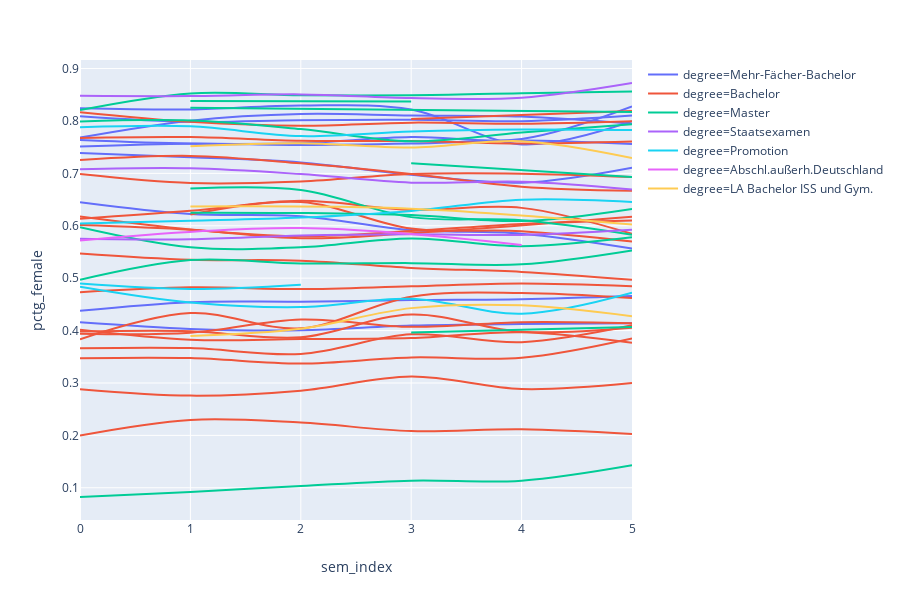

Notebook code cell kept with this figure:
### Code cell
df_ = df[(df.n_total > 200)].sort_values("sem_index")

px.line(
    df_,
    x="sem_index",
    y="pctg_female",
    line_group="subject",
    #hover_data=df.columns,
    hover_name="subject",
    #text="subject",
    color="degree",
    line_shape="spline",
    category_orders={"semester": SEMESTER_ORDER}
)
